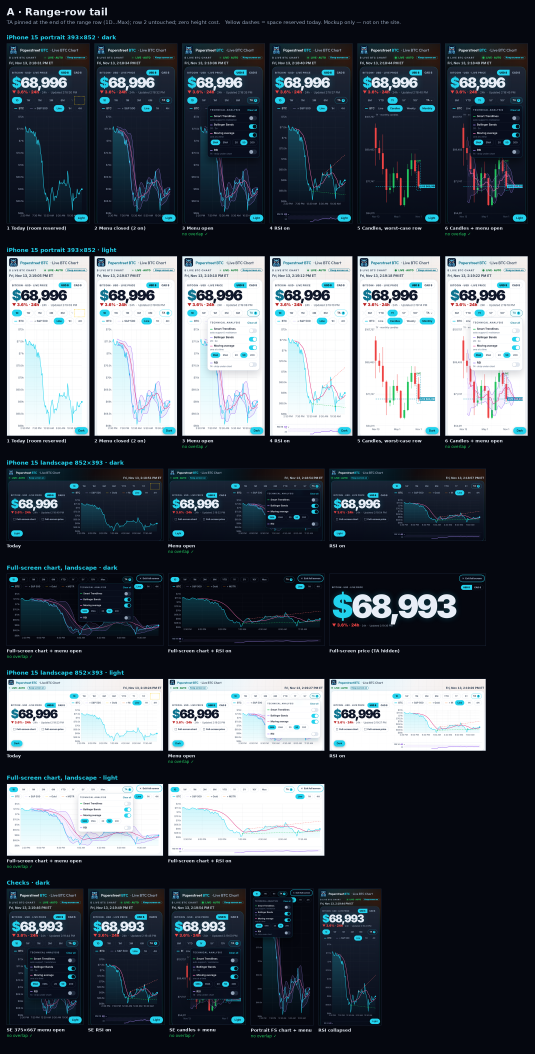
#> input picture docs/ta-brief/mockups/shots/sheet-A.png, 1604 x 3160 px, given in place of A-dark-p-today.png, which was not available (shown at 1/3 size)
$ python make-sheets.py
#> lines starting #> are read from the running program, lines starting #| are printed output that depends on the picture
import json,glob,os
from pathlib import Path
from PIL import Image, ImageDraw, ImageFont
SH=Path("shots")
BG=(5,7,15);LAB=(11,18,36);ACC=(34,211,238);WH=(232,238,247);MU=(148,163,184);OK=(34,197,94);BAD=(248,113,113);YEL=(250,204,21)
def F(s,b=False):
    return ImageFont.truetype("/usr/share/fonts/truetype/dejavu/DejaVuSans%s.ttf"%("-Bold" if b else ""),s)
NAMES={"A":"A · Range-row tail","B":"B · One swipe lane","C":"C · Compact chart-type picker","D":"D · Third toolbar row"}
TAG={"A":"TA pinned at the end of the range row (1D…Max); row 2 untouched; zero height cost.",
     "B":"Chart type + asset chips share one swipe lane; TA pinned at its end; zero height cost.",
     "C":"Line/Candles/size collapse into one 'Line ▾' pill; row 2 = assets + type + TA; zero height cost.",
     "D":"Chart type moves to its own third row with TA at the end (+ active chips); costs ~38px."}
PROT=["BTC price","Keep screen on","Exit full screen","Light/Dark pill","Full-screen buttons"]
def inter(a,b):
    if not a or not b: return 0
    w=min(a["r"],b["r"])-max(a["x"],b["x"]);h=min(a["b"],b["b"])-max(a["y"],b["y"])
    return max(0,w)*max(0,h)
def check(name):
    p=SH/name[0]/(name+".json")
    if not p.exists(): return None
    d=json.load(open(p));out={"panel":bool(d["panel"])}
    hits=[];
    for k in PROT:
        r=d["prot"].get(k)
        if d["panel"] and r and d["vis"].get(k):
            a=inter(d["panel"],r)
            if a>0: hits.append(f"{k} ({a:.0f}px²)")
    out["hits"]=hits
    if d["panel"]:
        P=d["panel"];out["inview"]=P["x"]>=0 and P["y"]>=0 and P["r"]<=d["vw"] and P["b"]<=d["vh"];out["pvis"]=d.get("panelVisible");S_=d.get("stage");out["inview"]=out["inview"] and (not S_ or (P["y"]>=S_["y"]-0.5 and P["b"]<=S_["b"]+0.5 and P["x"]>=S_["x"]-0.5 and P["r"]<=S_["r"]+0.5))
    out["vis"]=[k for k in PROT if d["vis"].get(k)]
    return out,d
def mark(im,d,name):
    """dashed outline of reserved slot for 'today' shots"""
    r=d.get("reserved")
    if not r: return im
    s=im.width/d["vw"];dr=ImageDraw.Draw(im)
    x0,y0,x1,y1=[int(v*s) for v in (r["x"]-2,r["y"]-2,r["r"]+2,r["b"]+2)]
    for x in range(x0,x1,12): dr.line([(x,y0),(min(x+6,x1),y0)],fill=YEL,width=3);dr.line([(x,y1),(min(x+6,x1),y1)],fill=YEL,width=3)
    for y in range(y0,y1,12): dr.line([(x0,y),(x0,min(y+6,y1))],fill=YEL,width=3);dr.line([(x1,y),(x1,min(y+6,y1))],fill=YEL,width=3)
    return im
def cell(name,maxw,maxh,annot=True):
    p=SH/name[0]/(name+".png")
    im=Image.open(p).convert("RGB")
    c=check(name)
    if c and annot and name.endswith("today"): im=mark(im,c[1],name)
    im.thumbnail((maxw,maxh),Image.Resampling.LANCZOS)
    return im,c
def grid(title,sub,rows,out,colw=300):
    # rows: list of (rowlabel, [(caption,name,maxw,maxh)])
    pad=20;gap=14;head=96
    rowimgs=[]
    for rl,items in rows:
        ims=[(cap,)+cell(n,mw,mh) for cap,n,mw,mh in items]
        rowimgs.append((rl,ims))
    W=max(pad*2+sum(i[1].width for i in ims)+gap*(len(ims)-1) for rl,ims in rowimgs)
    W=max(W,1100)
    H=head+sum(34+max(i[1].height for i in ims)+50+gap for rl,ims in rowimgs)+pad
    cv=Image.new("RGB",(W,H),BG);dr=ImageDraw.Draw(cv)
    dr.text((pad,18),title,font=F(30,True),fill=WH);dr.text((pad,58),sub,font=F(15),fill=MU)
    y=head
    for rl,ims in rowimgs:
        dr.text((pad,y+6),rl,font=F(17,True),fill=ACC);y+=34;x=pad;mh=max(i[1].height for i in ims)
        for cap,im,c in ims:
            cv.paste(im,(x,y));dr.rectangle([x,y,x+im.width-1,y+im.height-1],outline=(30,41,59))
            dr.text((x,y+im.height+6),cap,font=F(13,True),fill=WH)
            if c:
                o,_=c
                if o["panel"]:
                    t="no overlap ✓" if not o["hits"] and o["inview"] and o["pvis"] else ("panel hidden!" if not o["pvis"] else "") if False else "no overlap ✓" if not o["hits"] and o["inview"] and o["pvis"] else ("OVERLAP: "+", ".join(o["hits"]) if o["hits"] else "panel off-screen")
                    dr.text((x,y+im.height+24),t,font=F(12),fill=OK if t.startswith("no") else BAD)
            x+=im.width+gap
        y+=mh+50+gap
    cv.save(out);print(out,cv.size)
P=(250,540);L=(470,220);SE=(230,410)
for a in "ABCD":
    rows=[]
    for th in ["dark","light"]:
        rows.append((f"iPhone 15 portrait 393×852 · {th}",[("1 Today (room reserved)",f"{a}-{th}-p-today",*P),("2 Menu closed (2 on)",f"{a}-{th}-p-closed",*P),("3 Menu open",f"{a}-{th}-p-open",*P),("4 RSI on",f"{a}-{th}-p-rsi",*P),("5 Candles, worst-case row",f"{a}-{th}-p-candles",*P),("6 Candles + menu open",f"{a}-{th}-p-open-candles",*P)]))
    for th in ["dark","light"]:
        rows.append((f"iPhone 15 landscape 852×393 · {th}",[("Today",f"{a}-{th}-l-today",*L),("Menu open",f"{a}-{th}-l-open",*L),("RSI on",f"{a}-{th}-l-rsi",*L)]))
        rows.append((f"Full-screen chart, landscape · {th}",[("Full-screen chart + menu open",f"{a}-{th}-l-fsopen",*L),("Full-screen chart + RSI on",f"{a}-{th}-l-fsrsi",*L)]+([("Full-screen price (TA hidden)",f"{a}-dark-l-fsprice",*L)] if th=="dark" else [])))
    rows.append(("Checks · dark",[("SE 375×667 menu open",f"{a}-dark-se-open",*SE),("SE RSI on",f"{a}-dark-se-rsi",*SE),("SE candles + menu",f"{a}-dark-se-open-candles",*SE),("Portrait FS chart + menu",f"{a}-dark-p-fsopen",*SE),("RSI collapsed",f"{a}-dark-p-rsicol",*SE)]))
    grid(NAMES[a],TAG[a]+"   Yellow dashes = space reserved today. Mockup only — not on the site.",rows,SH/f"sheet-{a}.png")
#> in cell, im is the input picture: PIL image 1604x3160 RGB; mean R, G, B 71.7, 79.2, 87.5
#> in cell, `im.thumbnail((maxw,maxh),Image.Resampling.LANCZOS)`:
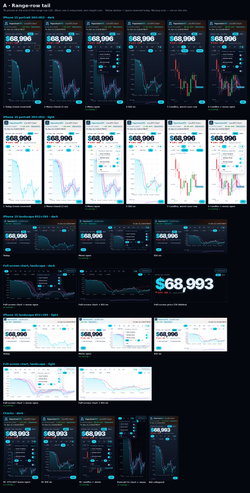
#> im: PIL image 250x493 RGB; mean R, G, B 71.6, 79, 87.3
#> call 2 of cell, with name = 'A-dark-p-closed', maxw = 250, maxh = 540, annot = True
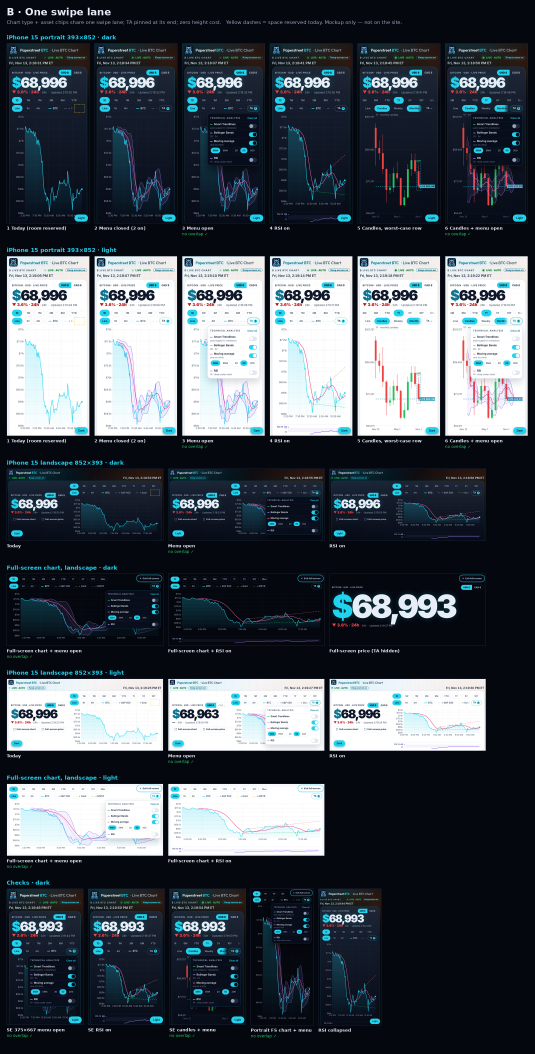
#> input picture docs/ta-brief/mockups/shots/sheet-B.png, 1604 x 3160 px, given in place of A-dark-p-closed.png, which was not available (shown at 1/3 size)
#> in cell, im is the input picture: PIL image 1604x3160 RGB; mean R, G, B 71.7, 79.3, 87.6
#> in cell (call 2), `im.thumbnail((maxw,maxh),Image.Resampling.LANCZOS)`:
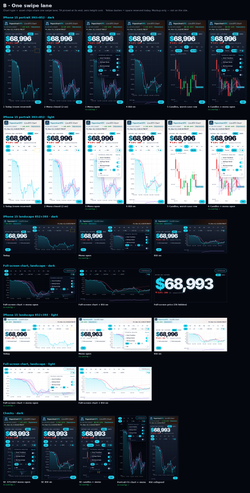
#> im: PIL image 250x493 RGB; mean R, G, B 71.6, 79.2, 87.4
#> (the run stopped early here; a loop or call above may not have finished)
